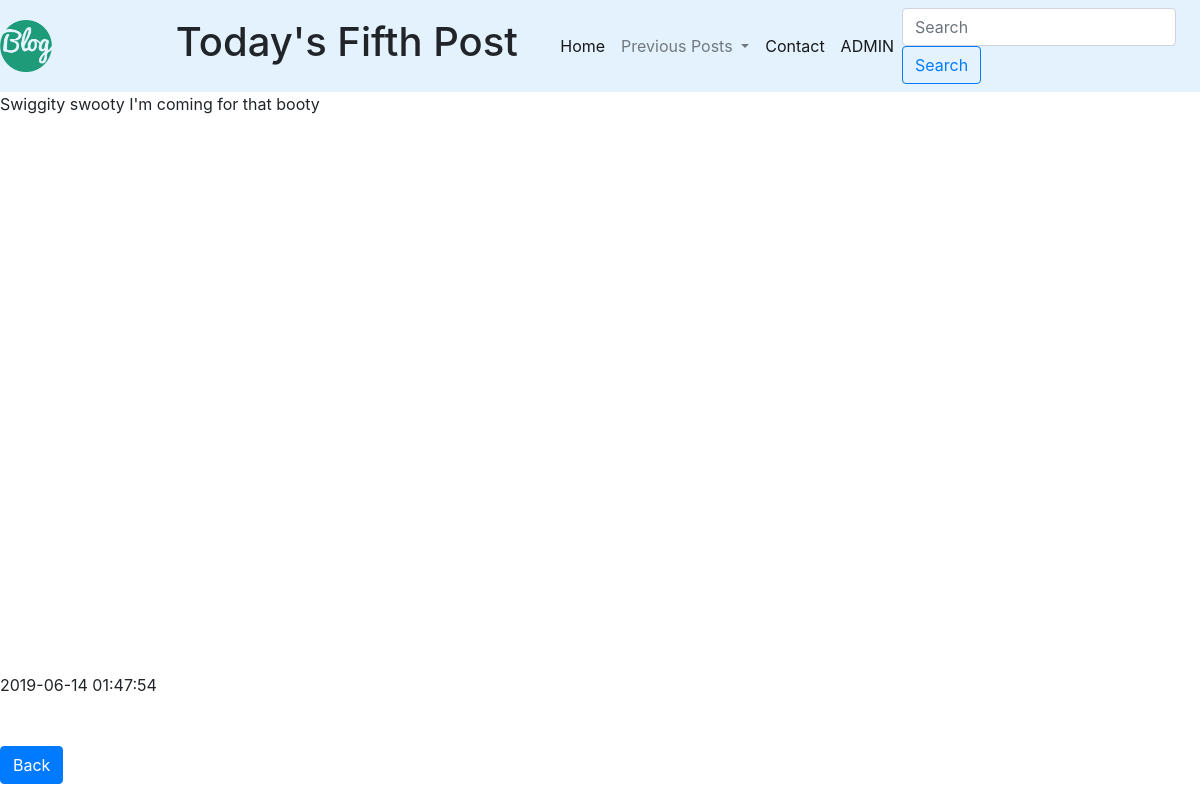
Screenshot of /post.php?slug=todays-fifth-post with the database file from the repository.
### tables this page shows
CREATE TABLE `posts` (
  `date` timestamp NOT NULL DEFAULT CURRENT_TIMESTAMP,
  `title` varchar(50) NOT NULL,
  `id` int(11) NOT NULL,
  `slug` varchar(255) NOT NULL,
  `category_id` int(11) NOT NULL,
  `content` text NOT NULL
);

### post.php (the view, shortened to what this page needs)
<?php
$slug = $_GET['slug'];
$sql = "SELECT * FROM posts WHERE slug='$slug' LIMIT 1";
$result = $GLOBALS['mysqli']->query($sql);
$row = $result->fetch_assoc();
echo ' <!DOCTYPE html>
 <html lang="en" dir="ltr">
     <head>
         <link rel="stylesheet" href="https://stackpath.bootstrapcdn.com/bootstrap/4.3.1/css/bootstrap.min.css">
         <link rel="stylesheet" href="css/styles.css"/>
     </head>
     <body>
         <div class="page-wrapper">
            <div class="header-posts">
                <img src="images/blogpic.png" class="logo" alt="logo">
                 <h1>
                    '. $row['title']. '
                </h1>
                <nav class="navbar navbar-expand-lg navbar-light">
                    <div class="collapse navbar-collapse" id="navbarSupportedcontent">
                        <ul class="navbar-nav mr-auto">
                            <li class="nav-item active">
                                <a class="nav-link" href="#">Home<span class="sr-only">(current)</span></a>
                            </li>
                            <li class="nav-item dropdown">
                                <a class="nav-link dropdown-toggle" href="#" id="navbarDropdown" role"button" data-toggle="dropdown" aria-haspopup="true" aria-expanded="false">
                                    Previous Posts
                                </a>
                            </li>
                            <li class="nav-item active">
                                <a class="nav-link" href="#">Contact<span class="sr-only"></span></a>
                            </li>
                            <li class="nav-item active">
                                <a class="nav-link disabled" href="#">ADMIN<span class="sr-only"></span></a>
                            </li>
                        </ul>
                        <form class="form-inline my-2 my-lg-0">
                            <input class="form-control mr-sm-2" type="search" placeholder="Search" aria-label="Search">
                            <button class="btn btn-outline-primary my-2 my-sm-0" type="submit">Search</button>
                        </form>
                    </div>
                </nav>
            </div>
            <div class="content-wrapper">
                '. $row['content']. '
            </div>
            <div>
                '. $row['date']. '
            </div>
            <div class="form-group">
                <a href="index.php" type="submit" class="btn btn-primary">Back</a>
            </div>
        </div>
     </body>
 </html>';
 ?>

### css/styles.css (style rules this page uses)
.page-wrapper { display: grid; width: 100vw; height: 100vh; grid-template-rows: 1fr 8fr 1fr; }
.header-posts { display: grid; grid-template-columns: 2fr 4fr 4fr; align-items: center; justify-content: center; background-color: rgb(227,242,253); }
h1 { align-items: center; justify-self: center; }
.logo { width: 30%; }
.navbar-light { background-color: #e3f2fd; }
.content-wrapper { display: grid; }

### rows the page displays
posts: title "Today's Fifth Post", content "Swiggity swooty I'm coming for that booty", date "2019-06-14 01:47:54"
